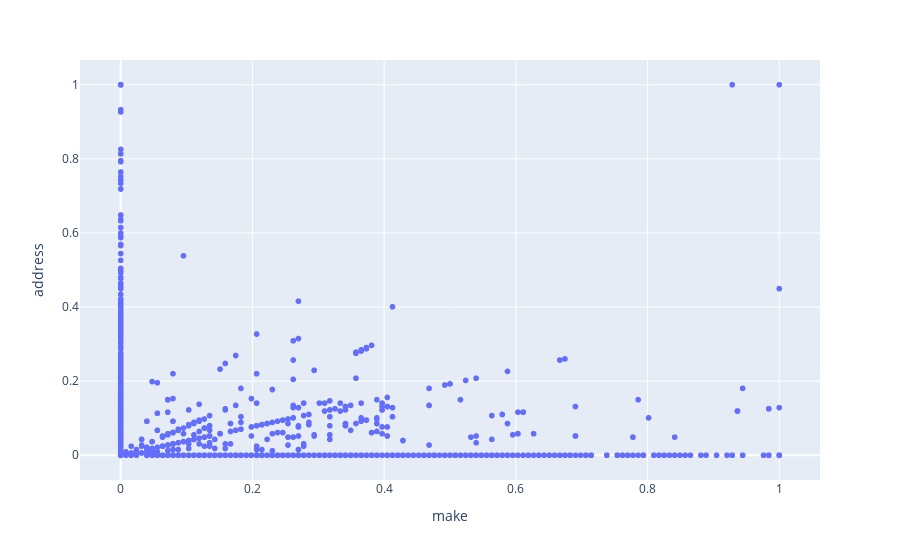

Here is the notebook cell this chart was saved with:
### Markdown cell above
Something to do in the streamlit app : choose what to plot in 2-3D.

### Code cell
fig1 = px.scatter(df, 
                    x = "make",
                    y = "address")
fig1

### Figure 1 — Plotly figure (JSON) as saved in the notebook; plotly's stock layout.template omitted (floating-point values rounded to 4 significant figures; data arrays with more than 128 entries replaced by an {"elided": "..."} marker saying what was removed)
{"data": [{"hovertemplate": "make=%{x}<br>address=%{y}<extra></extra>", "legendgroup": "", "marker": {"color": "#636efa", "symbol": "circle"}, "mode": "markers", "name": "", "showlegend": false, "type": "scattergl", "x": {"elided": "4601 float values"}, "xaxis": "x", "y": {"elided": "4601 float values"}, "yaxis": "y"}], "layout": {"legend": {"tracegroupgap": 0}, "margin": {"t": 60}, "xaxis": {"anchor": "y", "domain": [0, 1], "title": {"text": "make"}}, "yaxis": {"anchor": "x", "domain": [0, 1], "title": {"text": "address"}}}}
